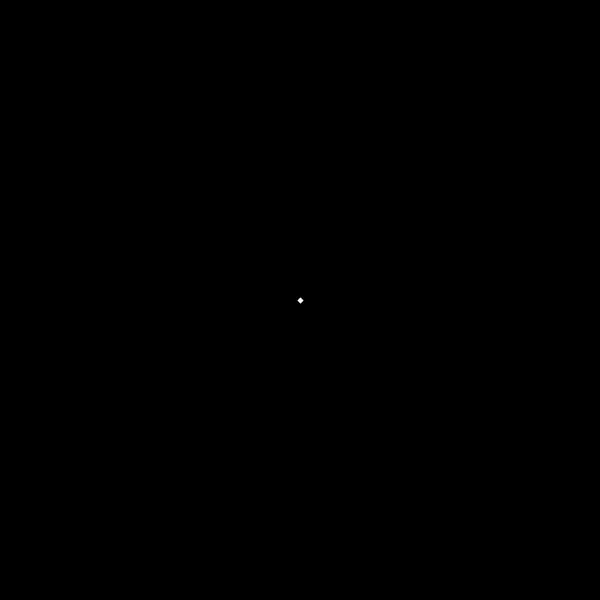
Frame 1 (no input)
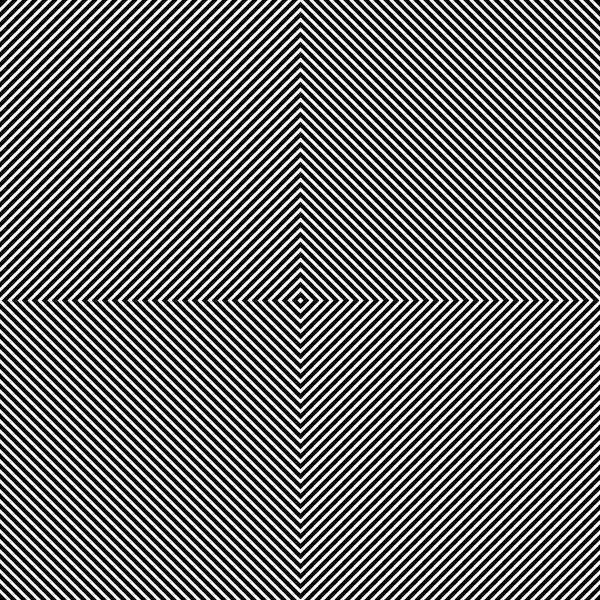
Frame 60 (the mouse pressed at the canvas centre just before this capture)
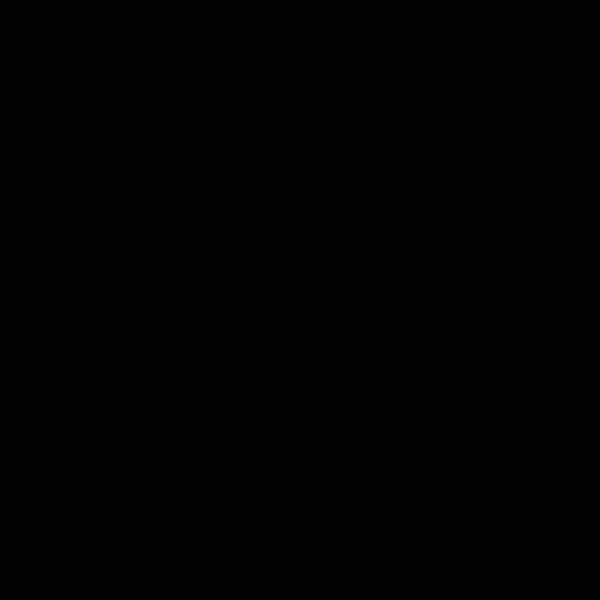
Frame 120 (the mouse held since frame 60 and released just before this capture)

The Processing sketch that drew these frames (run headless with seeded random() and noise(); from frame 60 on, the mouse is pressed at the canvas centre):

// Processing sketch: black_square_void
// ── black_square_void.pde
int up = 301;
int down = 299;
int colour = 255;
int stroke = 3;

void setup() {
  background(0, 0, 0);
  size(600, 600);
}

void draw() {
  stroke(colour, colour, colour);
  strokeWeight(stroke);
  noFill();
  quad(300, up, down, 300, 300, down, up, 300);
  up = up + 10;
  down = down - 10;
  if(up >= 900) {
    if(colour == 0) {
      colour = 255;
      stroke = 3;
    }
    else {
      colour = 0;
      stroke = 4;
    }
    up = 301;
    down = 299;
  }
}
